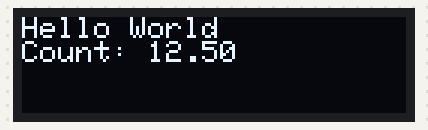
Simulated run of this sketch. Board: Arduino Uno, built with avr-gcc and run on an emulated ATmega328P. Parts: 128×32 one-colour display. The display library's start-up logo is not drawn.

Above: at 4.1 s.

The sketch:

sketch_apr01a_OLED.ino
```cpp
#include <Wire.h>
#include <Adafruit_GFX.h>
#include <Adafruit_SSD1306.h>

#define SCREEN_WIDTH 128 // OLED display width, in pixels
#define SCREEN_HEIGHT 32 // OLED display height, in pixels

// Declaration for an SSD1306 display connected to I2C (SDA, SCL pins)
// The pins for I2C are defined by the Wire-library.
// On an arduino UNO:       A4(SDA), A5(SCL)
// On an arduino MEGA 2560: 20(SDA), 21(SCL)
// On an arduino LEONARDO:   2(SDA),  3(SCL), ...
#define OLED_RESET     4 // Reset pin # (or -1 if sharing Arduino reset pin)
#define SCREEN_ADDRESS 0x3C ///< See datasheet for Address; 0x3D for 128x64, 0x3C for 128x32

Adafruit_SSD1306 display(SCREEN_WIDTH, SCREEN_HEIGHT, &Wire, OLED_RESET);

void setup() {
  // SSD1306_SWITCHCAPVCC = generate display voltage from 3.3V internally
  if (!display.begin(SSD1306_SWITCHCAPVCC, SCREEN_ADDRESS)){
    Serial.println(F("SSD1306 allocation failed"));
    exit(0);
  }
  display.display();
  delay(2000);

}

void loop() {
  display.clearDisplay();               // Clear buffer
  delay(2000);                          // Delay by ms where 1000 ms = 1 second
  display.setTextSize(1);               // Normal 1:1 pixel scale
  display.setTextColor(SSD1306_WHITE);  // Draw white text
  display.setCursor(0,0);               // Start at top-left corner
  display.cp437(true);                  // Use full 256 char 'Code Page 437' font
  display.println(F("Hello World"));    // Text to be shown and added to display buffer
  float counter = 25.0/2;
  display.println("Count: " + String(counter));

  display.display();
  delay(2000);


}
```
